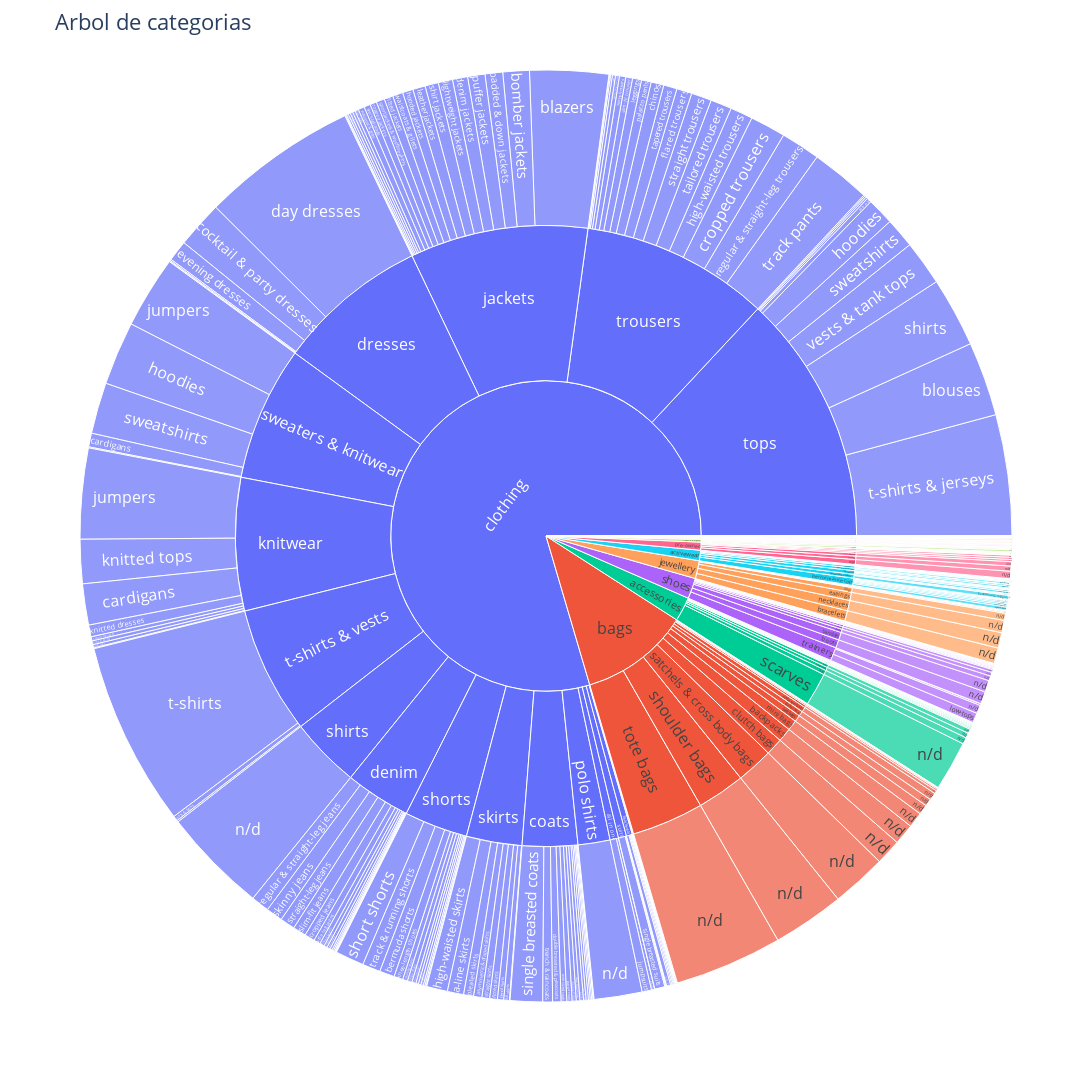

Notebook code cell kept with this figure:
### Markdown cell above
Creamos un data frame con todas las ramas/arista del arbol de categorias, Luiego graficamos la jerarquia de categorias, especificando la cantidad de productos por cada categoria:

### Code cell
dt.plot_tree(
    df    = branches_to_data_frame(products, 'branch'), 
    title = 'Arbol de categorias'
)

### Figure 1 — Plotly figure (JSON) as saved in the notebook; plotly's stock layout.template omitted (floating-point values rounded to 4 significant figures; data arrays with more than 128 entries replaced by an {"elided": "..."} marker saying what was removed)
{"data": [{"branchvalues": "total", "domain": {"x": [0, 1], "y": [0, 1]}, "hovertemplate": "labels=%{label}<br>count=%{value}<br>parent=%{parent}<br>id=%{id}<extra></extra>", "ids": {"elided": "500 str values"}, "labels": {"elided": "500 str values"}, "name": "", "parents": {"elided": "500 str values"}, "type": "sunburst", "values": {"elided": "500 int values"}}], "layout": {"font": {"size": 16}, "height": 1800, "legend": {"tracegroupgap": 0}, "margin": {"t": 60}, "title": {"text": "Arbol de categorias"}, "width": 1800}}
